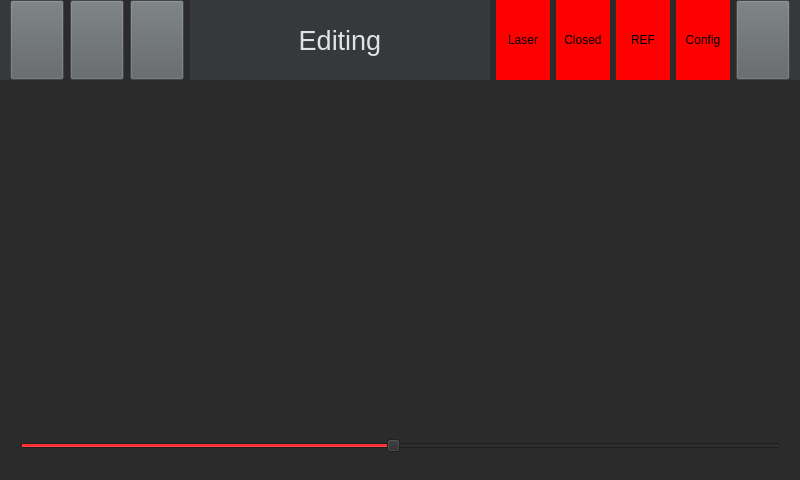
<?xml version="1.0" encoding="UTF-8"?>
<ui version="4.0">
 <class>VorlageUi</class>
 <widget class="QWidget" name="VorlageUi">
  <property name="geometry">
   <rect>
    <x>0</x>
    <y>0</y>
    <width>800</width>
    <height>480</height>
   </rect>
  </property>
  <property name="minimumSize">
   <size>
    <width>800</width>
    <height>480</height>
   </size>
  </property>
  <property name="windowTitle">
   <string>Form</string>
  </property>
  <property name="styleSheet">
   <string notr="true">background-color: rgb(43, 43, 43);
color: rgb(60, 63, 65);</string>
  </property>
  <widget class="QWidget" name="widget" native="true">
   <property name="geometry">
    <rect>
     <x>0</x>
     <y>0</y>
     <width>800</width>
     <height>480</height>
    </rect>
   </property>
   <property name="minimumSize">
    <size>
     <width>800</width>
     <height>480</height>
    </size>
   </property>
   <widget class="QLabel" name="helpTitle_2">
    <property name="geometry">
     <rect>
      <x>0</x>
      <y>0</y>
      <width>800</width>
      <height>80</height>
     </rect>
    </property>
    <property name="font">
     <font>
      <pointsize>20</pointsize>
      <weight>50</weight>
      <bold>false</bold>
     </font>
    </property>
    <property name="styleSheet">
     <string notr="true">background-color: rgb(54, 57, 59);
color: rgb(226, 226, 226);</string>
    </property>
    <property name="text">
     <string/>
    </property>
    <property name="alignment">
     <set>Qt::AlignCenter</set>
    </property>
   </widget>
   <widget class="QWidget" name="horizontalLayoutWidget_2">
    <property name="geometry">
     <rect>
      <x>10</x>
      <y>0</y>
      <width>780</width>
      <height>80</height>
     </rect>
    </property>
    <layout class="QHBoxLayout" name="horizontalLayout_3">
     <item>
      <widget class="QPushButton" name="backBtn">
       <property name="minimumSize">
        <size>
         <width>0</width>
         <height>0</height>
        </size>
       </property>
       <property name="maximumSize">
        <size>
         <width>999</width>
         <height>999</height>
        </size>
       </property>
       <property name="font">
        <font>
         <pointsize>10</pointsize>
         <weight>75</weight>
         <bold>true</bold>
        </font>
       </property>
       <property name="styleSheet">
        <string notr="true">background-color: rgb(92, 97, 100);
color: rgb(175, 177, 179);
</string>
       </property>
       <property name="text">
        <string/>
       </property>
       <property name="icon">
        <iconset>
         <normaloff>../Icons/backIcon2.png</normaloff>../Icons/backIcon2.png</iconset>
       </property>
       <property name="iconSize">
        <size>
         <width>32</width>
         <height>32</height>
        </size>
       </property>
      </widget>
     </item>
     <item>
      <widget class="QPushButton" name="helpBtn">
       <property name="minimumSize">
        <size>
         <width>0</width>
         <height>0</height>
        </size>
       </property>
       <property name="maximumSize">
        <size>
         <width>100</width>
         <height>100</height>
        </size>
       </property>
       <property name="font">
        <font>
         <pointsize>10</pointsize>
         <weight>75</weight>
         <bold>true</bold>
        </font>
       </property>
       <property name="cursor">
        <cursorShape>ArrowCursor</cursorShape>
       </property>
       <property name="toolTip">
        <string>&lt;html&gt;&lt;head/&gt;&lt;body&gt;&lt;p&gt;&lt;img src=&quot;:/newPrefix/helpIcon.png&quot;/&gt;&lt;/p&gt;&lt;/body&gt;&lt;/html&gt;</string>
       </property>
       <property name="styleSheet">
        <string notr="true">background-color: rgb(92, 97, 100);
color: rgb(175, 177, 179);
</string>
       </property>
       <property name="text">
        <string/>
       </property>
       <property name="icon">
        <iconset>
         <normaloff>../Icons/helpIcon.png</normaloff>../Icons/helpIcon.png</iconset>
       </property>
       <property name="iconSize">
        <size>
         <width>32</width>
         <height>64</height>
        </size>
       </property>
       <property name="flat">
        <bool>false</bool>
       </property>
      </widget>
     </item>
     <item>
      <widget class="QPushButton" name="homeBtn">
       <property name="minimumSize">
        <size>
         <width>0</width>
         <height>0</height>
        </size>
       </property>
       <property name="maximumSize">
        <size>
         <width>100</width>
         <height>100</height>
        </size>
       </property>
       <property name="font">
        <font>
         <pointsize>10</pointsize>
         <weight>75</weight>
         <bold>true</bold>
        </font>
       </property>
       <property name="styleSheet">
        <string notr="true">background-color: rgb(92, 97, 100);
color: rgb(175, 177, 179);
</string>
       </property>
       <property name="text">
        <string/>
       </property>
       <property name="icon">
        <iconset>
         <normaloff>../Icons/homeIcon.png</normaloff>../Icons/homeIcon.png</iconset>
       </property>
       <property name="iconSize">
        <size>
         <width>32</width>
         <height>32</height>
        </size>
       </property>
      </widget>
     </item>
     <item>
      <widget class="QLabel" name="pageTitle">
       <property name="minimumSize">
        <size>
         <width>300</width>
         <height>0</height>
        </size>
       </property>
       <property name="font">
        <font>
         <pointsize>20</pointsize>
         <weight>50</weight>
         <bold>false</bold>
        </font>
       </property>
       <property name="styleSheet">
        <string notr="true">background-color: rgb(54, 57, 59);
color: rgb(226, 226, 226);</string>
       </property>
       <property name="text">
        <string>Editing</string>
       </property>
       <property name="alignment">
        <set>Qt::AlignCenter</set>
       </property>
      </widget>
     </item>
     <item>
      <widget class="QLabel" name="laserLight">
       <property name="minimumSize">
        <size>
         <width>0</width>
         <height>0</height>
        </size>
       </property>
       <property name="maximumSize">
        <size>
         <width>999</width>
         <height>9999</height>
        </size>
       </property>
       <property name="styleSheet">
        <string notr="true">background-color: red;
color: rgb(0, 0, 0);</string>
       </property>
       <property name="text">
        <string>Laser</string>
       </property>
       <property name="alignment">
        <set>Qt::AlignCenter</set>
       </property>
      </widget>
     </item>
     <item>
      <widget class="QLabel" name="closedLight">
       <property name="minimumSize">
        <size>
         <width>0</width>
         <height>0</height>
        </size>
       </property>
       <property name="maximumSize">
        <size>
         <width>9999</width>
         <height>999</height>
        </size>
       </property>
       <property name="styleSheet">
        <string notr="true">background-color: red;
color: rgb(0, 0, 0);</string>
       </property>
       <property name="text">
        <string>Closed</string>
       </property>
       <property name="alignment">
        <set>Qt::AlignCenter</set>
       </property>
      </widget>
     </item>
     <item>
      <widget class="QLabel" name="refLight">
       <property name="minimumSize">
        <size>
         <width>0</width>
         <height>0</height>
        </size>
       </property>
       <property name="maximumSize">
        <size>
         <width>9999</width>
         <height>9999</height>
        </size>
       </property>
       <property name="styleSheet">
        <string notr="true">background-color: red;
color: rgb(0, 0, 0);</string>
       </property>
       <property name="text">
        <string>REF</string>
       </property>
       <property name="alignment">
        <set>Qt::AlignCenter</set>
       </property>
      </widget>
     </item>
     <item>
      <widget class="QLabel" name="configLight">
       <property name="minimumSize">
        <size>
         <width>0</width>
         <height>0</height>
        </size>
       </property>
       <property name="maximumSize">
        <size>
         <width>9999</width>
         <height>9999</height>
        </size>
       </property>
       <property name="styleSheet">
        <string notr="true">background-color: red;
color: rgb(0, 0, 0);</string>
       </property>
       <property name="text">
        <string>Config</string>
       </property>
       <property name="alignment">
        <set>Qt::AlignCenter</set>
       </property>
      </widget>
     </item>
     <item>
      <widget class="QPushButton" name="nextBtn">
       <property name="minimumSize">
        <size>
         <width>0</width>
         <height>0</height>
        </size>
       </property>
       <property name="maximumSize">
        <size>
         <width>80</width>
         <height>999</height>
        </size>
       </property>
       <property name="font">
        <font>
         <pointsize>10</pointsize>
         <weight>75</weight>
         <bold>true</bold>
        </font>
       </property>
       <property name="styleSheet">
        <string notr="true">background-color: rgb(92, 97, 100);
color: rgb(175, 177, 179);</string>
       </property>
       <property name="text">
        <string/>
       </property>
       <property name="icon">
        <iconset>
         <normaloff>../Icons/nextIcon.png</normaloff>../Icons/nextIcon.png</iconset>
       </property>
       <property name="iconSize">
        <size>
         <width>64</width>
         <height>64</height>
        </size>
       </property>
      </widget>
     </item>
    </layout>
   </widget>
   <widget class="QLabel" name="label">
    <property name="geometry">
     <rect>
      <x>16</x>
      <y>90</y>
      <width>771</width>
      <height>321</height>
     </rect>
    </property>
    <property name="text">
     <string/>
    </property>
    <property name="pixmap">
     <pixmap>D:/001 JuniFiesch.jpg</pixmap>
    </property>
   </widget>
   <widget class="QSlider" name="horizontalSlider">
    <property name="geometry">
     <rect>
      <x>20</x>
      <y>420</y>
      <width>761</width>
      <height>51</height>
     </rect>
    </property>
    <property name="styleSheet">
     <string notr="true">alternate-background-color: rgb(170, 170, 170);
color: rgb(255, 51, 24);
alternate-background-color: rgb(255, 20, 20);
border-color: rgb(255, 0, 0);
gridline-color: rgb(255, 0, 4);
selection-background-color: rgb(255, 0, 4);</string>
    </property>
    <property name="maximum">
     <number>255</number>
    </property>
    <property name="pageStep">
     <number>5</number>
    </property>
    <property name="sliderPosition">
     <number>125</number>
    </property>
    <property name="tracking">
     <bool>true</bool>
    </property>
    <property name="orientation">
     <enum>Qt::Horizontal</enum>
    </property>
   </widget>
  </widget>
 </widget>
 <resources/>
 <connections/>
</ui>
